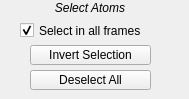
        <widget class="QWidget" name="selOptPage">
         <widget class="QLabel" name="selOptLabel">
          <property name="geometry">
           <rect>
            <x>0</x>
            <y>0</y>
            <width>180</width>
            <height>16</height>
           </rect>
          </property>
          <property name="font">
           <font>
            <italic>true</italic>
           </font>
          </property>
          <property name="text">
           <string>Select Atoms</string>
          </property>
          <property name="alignment">
           <set>Qt::AlignCenter</set>
          </property>
         </widget>
         <widget class="QPushButton" name="deselectAllBut">
          <property name="geometry">
           <rect>
            <x>30</x>
            <y>70</y>
            <width>121</width>
            <height>20</height>
           </rect>
          </property>
          <property name="text">
           <string>Deselect All</string>
          </property>
         </widget>
         <widget class="QPushButton" name="invertSelBut">
          <property name="geometry">
           <rect>
            <x>30</x>
            <y>45</y>
            <width>121</width>
            <height>20</height>
           </rect>
          </property>
          <property name="text">
           <string>Invert Selection</string>
          </property>
         </widget>
         <widget class="QCheckBox" name="selectInAllCB">
          <property name="geometry">
           <rect>
            <x>20</x>
            <y>20</y>
            <width>141</width>
            <height>21</height>
           </rect>
          </property>
          <property name="text">
           <string>Select in all frames</string>
          </property>
          <property name="checked">
           <bool>true</bool>
          </property>
         </widget>
        </widget>
